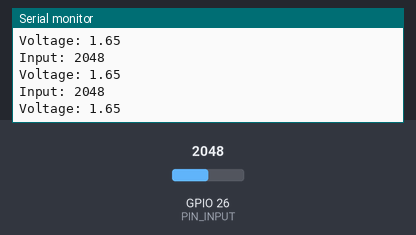
Recording of a program running on a simulated ESP32. Shown: the last lines printed to the serial monitor. The inputs (shaded band) are chosen by the test bench; at power-on: GPIO 26 (PIN_INPUT) = 2048.

Above: at 1.3 s.
1.4 s: GPIO 26 (PIN_INPUT) set to 2866
At 1.9 s:
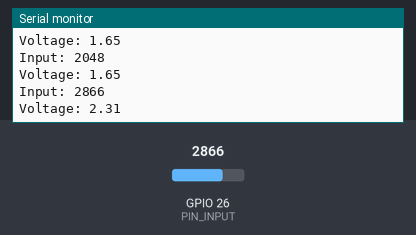
2.9 s: GPIO 26 (PIN_INPUT) set to 3603
At 3.4 s:
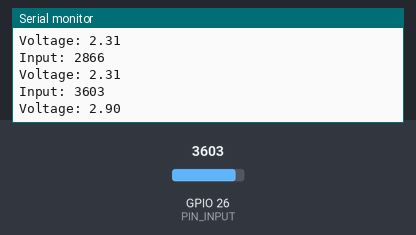
Timing chart, 0 to 5.9 s (numbered marks = the images above; inputs shaded):
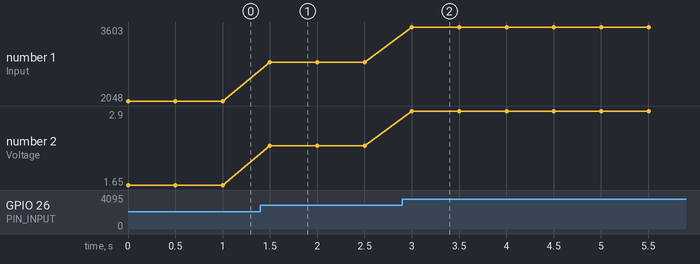

Measured:
- after the input at 1.4 s, the serial monitor: prints a new line after 0.10 s (image 1)
- after the input at 2.9 s, the serial monitor: prints a new line after 0.10 s (image 2)
- plotted number 1: 2048 → 2866 after the input at 1.4 s, 2866 → 3603 after the input at 2.9 s
- plotted number 2: 1.65 → 2.31 after the input at 1.4 s, 2.31 → 2.9 after the input at 2.9 s

The program:

main.cpp
```cpp
/*---------------------------------------------------------------------------*\

    E ngineering | Bosch ETS: Engineering Technical School
    T echnical   | IIoT Training: Industrial Internet of Things
    S chool      | Powertrain Solutions @ Bosch Brazil

\*---------------------------------------------------------------------------*/

/*--- Includes ---*/
#include <Arduino.h>

/*--- Hardware mapping ---*/
const uint8_t PIN_INPUT = 26;

/*--- Constants ---*/
const float VREF = 3.3f;
const uint32_t ADC_MAX = (1 << 12) - 1;

/*--- Variables ---*/
uint16_t input_value = 0;
float voltage = 0;

/*--- Setup ---*/
void setup()
{
    // Hardware mapping
    pinMode(PIN_INPUT, INPUT);

    // Serial communication
    Serial.begin(115200);
}

/*--- Loop ---*/
void loop()
{
    input_value = analogRead(PIN_INPUT);

    voltage = static_cast<float>(input_value) * VREF / static_cast<float>(ADC_MAX);

    Serial.print("Input: ");
    Serial.println(input_value);
    Serial.print("Voltage: ");
    Serial.println(voltage);
    Serial.println();

    delay(500);
}
```
